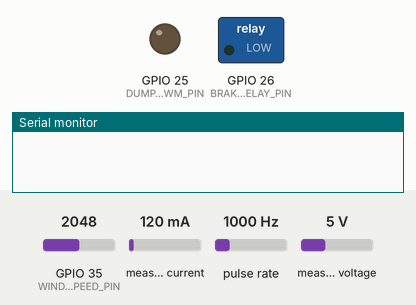
Simulated run of this program. Board: ESP32. Parts: switched loads named in the program (green lamp = pin HIGH), output pins drawn as LEDs (lit = HIGH), the last lines printed to the serial monitor. Wiring (inferred from the names in the program): pulse sensor: data GPIO 34. Inputs (shaded band) come from the test bench; at power-on: GPIO 35 (WIND_SPEED_PIN) = 2048, measured current 120 mA, pulse rate 1000 Hz, measured voltage 5 V. The local clock reads 2024-03-15 10:24:30 at power-on unless the program sets it; storage starts empty.

Above: at 0.0 s.
At 1.1 s:
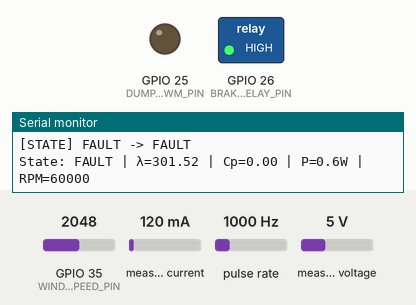
Timing chart, 0 to 2.6 s (numbered marks = the images above):
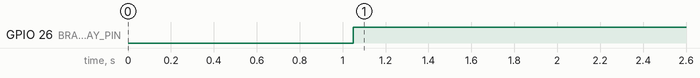

The program:

main.cpp
```cpp
/*
 * VAWT Control System - Main Loop
 * ESP32-DevKitC compatible
 */

#include <Arduino.h>
#include <Wire.h>
#include <SD.h>
#include <SPI.h>
#include <WiFi.h>
#include <time.h>
#include "TurbineStateMachine.h"
#include "MPPTController.h"
#include "SafetyMonitor.h"
#include "DataLogger.h"
#include <Adafruit_INA219.h>
Adafruit_INA219 ina219;

// Pin definitions
#define RPM_SENSOR_PIN 34
#define DUMP_LOAD_PWM_PIN 25
#define BRAKE_RELAY_PIN 26
#define SD_CS_PIN 5
#define WIND_SPEED_PIN 35 // Analog input for anemometer

// Turbine configuration (500W Helical Gorlov VAWT)
const float ROTOR_RADIUS = 0.6;
const float ROTOR_HEIGHT = 1.5;
const float SWEPT_AREA = 1.8;
const float LAMBDA_OPT = 2.0;
const float CP_MAX = 0.35;
const float RATED_POWER = 500.0;
const float RATED_RPM = 180.0;
const float OVERSPEED_RPM = 250.0;

// Global objects
TurbineStateMachine stateMachine;
MPPTController mppt(LAMBDA_OPT);
SafetyMonitor safety(OVERSPEED_RPM, 60.0);
DataLogger dataLogger;

// ISR variables for RPM
volatile unsigned long lastPulseTime = 0;
volatile unsigned long pulsePeriod = 0;

// Forward declarations
void IRAM_ATTR rpmISR();
float readWindSpeed();
float calculateRPM();
float readBusVoltage();
float readBusCurrent();
float calculateLambda(float rpm, float windSpeed);
float calculateCp(float power, float windSpeed);
void engageDumpLoad();
void engageBrake();
float calculateSoftStall(float power, float rpm);

void IRAM_ATTR rpmISR()
{
    unsigned long now = micros();
    pulsePeriod = now - lastPulseTime;
    lastPulseTime = now;
}

void setup()
{
    Serial.begin(115200);
    delay(1000);
    Serial.println("\n=== VAWT Control System Starting ===");

    // Initialize GPIO
    pinMode(RPM_SENSOR_PIN, INPUT_PULLUP);
    pinMode(DUMP_LOAD_PWM_PIN, OUTPUT);
    pinMode(BRAKE_RELAY_PIN, OUTPUT);
    pinMode(WIND_SPEED_PIN, INPUT);

    configTime(19800, 0, "pool.ntp.org"); // UTC+5:30 = 19800 seconds

    // Setup PWM
    ledcSetup(0, 20000, 8); // 20kHz, 8-bit
    ledcAttachPin(DUMP_LOAD_PWM_PIN, 0);

    // Attach RPM interrupt
    attachInterrupt(digitalPinToInterrupt(RPM_SENSOR_PIN), rpmISR, FALLING);

    // Initialize I2C
    Wire.begin();

    if (!ina219.begin())
    {
        Serial.println("Failed to find INA219 chip");
    }

    // Initialize SD card
    if (!dataLogger.begin(SD_CS_PIN))
    {
        Serial.println("WARNING: SD Card not available, continuing without logging");
    }

    Serial.println("Initialization complete.");
    stateMachine.setState(STATE_STANDBY);
}

void loop()
{
    static unsigned long lastSampleTime = 0;
    unsigned long now = millis();

    // 1 Hz sampling
    if (now - lastSampleTime >= 1000)
    {
        lastSampleTime = now;

        // Read sensors
        float windSpeed = readWindSpeed();
        float rpm = calculateRPM();
        float voltage = readBusVoltage();
        float current = readBusCurrent();
        float power = voltage * current;

        // Compute derived quantities
        float lambda = calculateLambda(rpm, windSpeed);
        float cp = calculateCp(power, windSpeed);

        // Safety checks
        bool safe = safety.check(rpm, voltage, current);
        if (!safe)
        {
            stateMachine.setState(STATE_FAULT);
            engageBrake();
        }

        // State machine logic
        TurbineState currentState = stateMachine.getState();

        switch (currentState)
        {
        case STATE_STANDBY:
            if (windSpeed > 3.0 && safe)
            {
                stateMachine.setState(STATE_MPPT);
            }
            break;

        case STATE_MPPT:
        {
            float dutyCycle = mppt.update(power, windSpeed);
            ledcWrite(0, dutyCycle * 255);

            if (power > RATED_POWER * 0.95)
            {
                stateMachine.setState(STATE_POWER_REGULATION);
            }
            if (windSpeed > 12.0)
            {
                stateMachine.setState(STATE_STALL);
            }
        }
        break;

        case STATE_POWER_REGULATION:
        {
            float softStallDuty = calculateSoftStall(power, rpm);
            ledcWrite(0, softStallDuty * 255);

            if (power < RATED_POWER * 0.8)
            {
                stateMachine.setState(STATE_MPPT);
            }
        }
        break;

        case STATE_STALL:
            engageDumpLoad();
            if (rpm < RATED_RPM)
            {
                stateMachine.setState(STATE_STANDBY);
            }
            break;

        case STATE_FAULT:
            engageBrake();
            ledcWrite(0, 0);
            break;

        case STATE_IDLE:
        case STATE_STARTUP:
            // Not implemented in this basic version
            break;
        }

        // Data logging
        dataLogger.log(now, currentState, windSpeed, rpm,
                       voltage, current, power, lambda, cp);

        // Debug output
        Serial.printf("State: %s | λ=%.2f | Cp=%.2f | P=%.1fW | RPM=%.0f\n",
                      stateMachine.getStateName(), lambda, cp, power, rpm);
    }

    // Background tasks
    if (now % 10000 == 0)
    {
        dataLogger.flush();
    }

    delay(10);
}

// === Sensor Reading Functions ===

float readWindSpeed()
{
    // Analog anemometer: 0-5V = 0-25 m/s
    int raw = analogRead(WIND_SPEED_PIN);
    float voltage = (raw / 4095.0) * 3.3; // ESP32 ADC is 0-3.3V
    return voltage * (25.0 / 3.3);        // Scale to wind speed
}

float calculateRPM()
{
    if (pulsePeriod == 0)
        return 0;
    unsigned long period = pulsePeriod;
    float freq = 1000000.0 / period;
    return freq * 60.0;
}

float readBusVoltage()
{
    return ina219.getBusVoltage_V();
}

float readBusCurrent()
{
    return ina219.getCurrent_mA() / 1000.0;
}

float calculateLambda(float rpm, float windSpeed)
{
    if (windSpeed < 0.5)
        return 0;
    float omega = rpm * (2 * PI / 60.0);
    return (omega * ROTOR_RADIUS) / windSpeed;
}

float calculateCp(float power, float windSpeed)
{
    if (windSpeed < 0.5)
        return 0;
    float rho = 1.15;
    float windPower = 0.5 * rho * SWEPT_AREA * pow(windSpeed, 3);
    return power / windPower;
}

void engageDumpLoad()
{
    ledcWrite(0, 255);
    digitalWrite(BRAKE_RELAY_PIN, LOW);
}

void engageBrake()
{
    digitalWrite(BRAKE_RELAY_PIN, HIGH);
    ledcWrite(0, 0);
}

float calculateSoftStall(float power, float rpm)
{
    float targetPower = RATED_POWER;
    float error = targetPower - power;
    static float integrator = 0;
    integrator += error * 0.001;
    float duty = 0.5 + 0.01 * error + integrator;
    return constrain(duty, 0.1, 0.9);
}
```

Measured:
- by itself, GPIO 26 (BRAKE_RELAY_PIN): LOW → HIGH at 1.0 s
